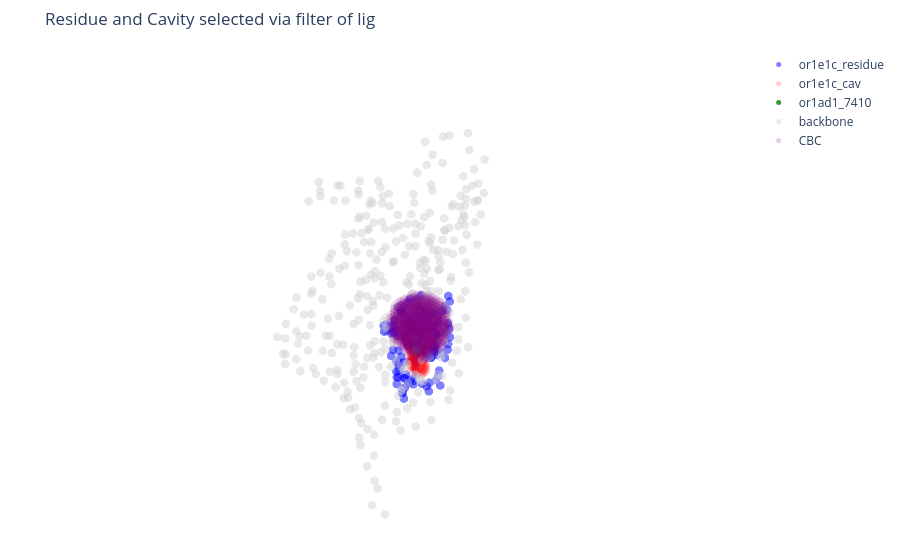

The notebook cell this image was saved under:
### Code cell
"""
Visualization of PCA input pre-voxelize
"""

plot_data = []
labels = []


plot_data.append(lig_res_coords['or1ad1_7410'][:,3:].astype(float))
plot_data.append(lig_surf_coords['or1ad1_7410'])
plot_data.append(pu.load_pdb_coordinates('/mnt/data2/Justice/AF3_files/AF3_out/pS6_screen_template/or1ad1_ga_7410_tempconsor1/or1ad1_ga_7410_tempconsor1_model.pdb',
                                         keep_ligand=True)[3])

fig = pf.plot_coordinates(plot_data,
                    labels =  ['or1e1c_residue', 'or1e1c_cav', 'or1ad1_7410'],
                    opacity = [0.5, 0.1, 0.8] 
                    )
fig_backbone = pf.plot_coordinates(pu.load_pdb_coordinates('/mnt/data2/Justice/AF3_files/AF3_out/pS6_screen_template/or1ad1_ga_7410_tempconsor1/or1ad1_ga_7410_tempconsor1_model.pdb')[1],
                          labels = ['backbone'], 
                          colors = ['#D3D3D3'],
                          opacity = 0.5)
fig.add_traces(fig_backbone.data)


CBC_coords = pd.read_pickle('/mnt/data2/Justice/OR_learning/files/binding_cavity/canonical_bc_coords.pkl')
fig_CBC = pf.plot_coordinates(CBC_coords, 
                    labels = ['CBC'],
                    colors = ['Purple'],
                    opacity = 0.1)
fig.add_traces(fig_CBC.data)

fig.update_layout(title_text = 'Residue and Cavity selected via filter of lig', 
                  margin=dict(t=50))

fig.show()
# fig.write_html('/mnt/data2/Justice/OR_learning/output/Canonical_bc/AF3/define_AF3_CBC/Demo_OR_cav_res_CBC.html')

### Figure 1 — Plotly figure (JSON) as saved in the notebook; plotly's stock layout.template omitted (floating-point values rounded to 4 significant figures; data arrays with more than 128 entries replaced by an {"elided": "..."} marker saying what was removed)
{"data": [{"marker": {"color": "blue", "opacity": 0.5, "size": 5}, "mode": "markers", "name": "or1e1c_residue", "type": "scatter3d", "x": {"elided": "132 float values"}, "y": {"elided": "132 float values"}, "z": {"elided": "132 float values"}}, {"marker": {"color": "red", "opacity": 0.1, "size": 5}, "mode": "markers", "name": "or1e1c_cav", "type": "scatter3d", "x": {"elided": "335 float values"}, "y": {"elided": "335 float values"}, "z": {"elided": "335 float values"}}, {"marker": {"color": "green", "opacity": 0.8, "size": 5}, "mode": "markers", "name": "or1ad1_7410", "type": "scatter3d", "x": [2.102, 1.465, 0.199, 2.279, 1.705, 2.481, 3.812, 4.385, 3.639], "y": [7.384, 7.955, 7.89, 8.606, 9.003, 9.606, 9.834, 9.453, 8.842], "z": [-2.451, -3.661, -3.81, -4.674, -5.884, -6.835, -6.62, -5.435, -4.468]}, {"marker": {"color": "#D3D3D3", "opacity": 0.5, "size": 5}, "mode": "markers", "name": "backbone", "type": "scatter3d", "x": {"elided": "307 float values"}, "y": {"elided": "307 float values"}, "z": {"elided": "307 float values"}}, {"marker": {"color": "Purple", "opacity": 0.1, "size": 5}, "mode": "markers", "name": "CBC", "type": "scatter3d", "x": {"elided": "1159 int values"}, "y": {"elided": "1159 int values"}, "z": {"elided": "1159 int values"}}], "layout": {"margin": {"b": 10, "l": 10, "r": 10, "t": 50}, "scene": {"xaxis": {"showbackground": false, "visible": false}, "yaxis": {"showbackground": false, "visible": false}, "zaxis": {"showbackground": false, "visible": false}}, "title": {"text": "Residue and Cavity selected via filter of lig"}}}
